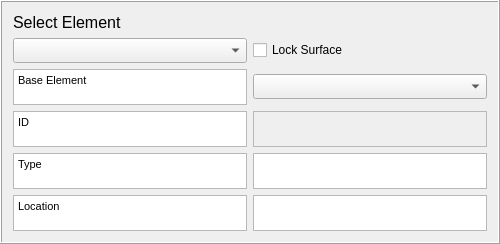
    <widget class="QFrame" name="frame1">
     <property name="sizePolicy">
      <sizepolicy hsizetype="Preferred" vsizetype="Preferred">
       <horstretch>0</horstretch>
       <verstretch>0</verstretch>
      </sizepolicy>
     </property>
     <property name="minimumSize">
      <size>
       <width>0</width>
       <height>190</height>
      </size>
     </property>
     <property name="maximumSize">
      <size>
       <width>500</width>
       <height>800</height>
      </size>
     </property>
     <property name="autoFillBackground">
      <bool>false</bool>
     </property>
     <property name="frameShape">
      <enum>QFrame::Box</enum>
     </property>
     <property name="frameShadow">
      <enum>QFrame::Raised</enum>
     </property>
     <layout class="QGridLayout" name="gridLayout_4">
      <item row="0" column="0">
       <widget class="QLabel" name="label_42">
        <property name="sizePolicy">
         <sizepolicy hsizetype="MinimumExpanding" vsizetype="Maximum">
          <horstretch>0</horstretch>
          <verstretch>0</verstretch>
         </sizepolicy>
        </property>
        <property name="text">
         <string>&lt;!DOCTYPE HTML PUBLIC &quot;-//W3C//DTD HTML 4.0//EN&quot; &quot;http://www.w3.org/TR/REC-html40/strict.dtd&quot;&gt;
&lt;html&gt;&lt;head&gt;&lt;meta name=&quot;qrichtext&quot; content=&quot;1&quot; /&gt;&lt;style type=&quot;text/css&quot;&gt;
p, li { white-space: pre-wrap; }
&lt;/style&gt;&lt;/head&gt;&lt;body style=&quot; font-family:'MS Shell Dlg 2'; font-size:8pt; font-weight:400; font-style:normal;&quot;&gt;
&lt;p style=&quot; margin-top:0px; margin-bottom:0px; margin-left:0px; margin-right:0px; -qt-block-indent:0; text-indent:0px;&quot;&gt;&lt;span style=&quot; font-size:12pt;&quot;&gt;Select Element&lt;/span&gt;&lt;/p&gt;&lt;/body&gt;&lt;/html&gt;</string>
        </property>
       </widget>
      </item>
      <item row="1" column="0">
       <widget class="QComboBox" name="comboBoxSurface">
        <property name="sizePolicy">
         <sizepolicy hsizetype="Expanding" vsizetype="Fixed">
          <horstretch>0</horstretch>
          <verstretch>0</verstretch>
         </sizepolicy>
        </property>
        <property name="minimumSize">
         <size>
          <width>0</width>
          <height>25</height>
         </size>
        </property>
        <property name="toolTip">
         <string/>
        </property>
        <item>
         <property name="text">
          <string/>
         </property>
        </item>
        <item>
         <property name="text">
          <string>Building</string>
         </property>
        </item>
        <item>
         <property name="text">
          <string>Paved</string>
         </property>
        </item>
        <item>
         <property name="text">
          <string>Evergreen Tree</string>
         </property>
        </item>
        <item>
         <property name="text">
          <string>Decidous Tree</string>
         </property>
        </item>
        <item>
         <property name="text">
          <string>Grass</string>
         </property>
        </item>
        <item>
         <property name="text">
          <string>Bare Soil</string>
         </property>
        </item>
        <item>
         <property name="text">
          <string>Water</string>
         </property>
        </item>
       </widget>
      </item>
      <item row="1" column="1">
       <widget class="QCheckBox" name="checkBoxA">
        <property name="sizePolicy">
         <sizepolicy hsizetype="Preferred" vsizetype="Fixed">
          <horstretch>0</horstretch>
          <verstretch>0</verstretch>
         </sizepolicy>
        </property>
        <property name="text">
         <string>Lock Surface</string>
        </property>
       </widget>
      </item>
      <item row="2" column="0">
       <widget class="QTextBrowser" name="textBrowserID_2">
        <property name="sizePolicy">
         <sizepolicy hsizetype="Expanding" vsizetype="Fixed">
          <horstretch>0</horstretch>
          <verstretch>0</verstretch>
         </sizepolicy>
        </property>
        <property name="minimumSize">
         <size>
          <width>0</width>
          <height>36</height>
         </size>
        </property>
        <property name="maximumSize">
         <size>
          <width>16777215</width>
          <height>36</height>
         </size>
        </property>
        <property name="html">
         <string>&lt;!DOCTYPE HTML PUBLIC &quot;-//W3C//DTD HTML 4.0//EN&quot; &quot;http://www.w3.org/TR/REC-html40/strict.dtd&quot;&gt;
&lt;html&gt;&lt;head&gt;&lt;meta name=&quot;qrichtext&quot; content=&quot;1&quot; /&gt;&lt;style type=&quot;text/css&quot;&gt;
p, li { white-space: pre-wrap; }
&lt;/style&gt;&lt;/head&gt;&lt;body style=&quot; font-family:'MS Shell Dlg 2'; font-size:8pt; font-weight:400; font-style:normal;&quot;&gt;
&lt;p style=&quot; margin-top:0px; margin-bottom:0px; margin-left:0px; margin-right:0px; -qt-block-indent:0; text-indent:0px;&quot;&gt;Base Element&lt;/p&gt;&lt;/body&gt;&lt;/html&gt;</string>
        </property>
       </widget>
      </item>
      <item row="2" column="1">
       <widget class="QComboBox" name="comboBoxSurface_2">
        <property name="sizePolicy">
         <sizepolicy hsizetype="Expanding" vsizetype="Fixed">
          <horstretch>0</horstretch>
          <verstretch>0</verstretch>
         </sizepolicy>
        </property>
        <property name="minimumSize">
         <size>
          <width>0</width>
          <height>25</height>
         </size>
        </property>
        <property name="toolTip">
         <string/>
        </property>
        <item>
         <property name="text">
          <string/>
         </property>
        </item>
        <item>
         <property name="text">
          <string>Building</string>
         </property>
        </item>
        <item>
         <property name="text">
          <string>Paved</string>
         </property>
        </item>
        <item>
         <property name="text">
          <string>Evergreen Tree</string>
         </property>
        </item>
        <item>
         <property name="text">
          <string>Decidous Tree</string>
         </property>
        </item>
        <item>
         <property name="text">
          <string>Grass</string>
         </property>
        </item>
        <item>
         <property name="text">
          <string>Bare Soil</string>
         </property>
        </item>
        <item>
         <property name="text">
          <string>Water</string>
         </property>
        </item>
       </widget>
      </item>
      <item row="3" column="0">
       <widget class="QTextBrowser" name="textBrowserID_1">
        <property name="sizePolicy">
         <sizepolicy hsizetype="Expanding" vsizetype="Fixed">
          <horstretch>0</horstretch>
          <verstretch>0</verstretch>
         </sizepolicy>
        </property>
        <property name="minimumSize">
         <size>
          <width>0</width>
          <height>36</height>
         </size>
        </property>
        <property name="maximumSize">
         <size>
          <width>16777215</width>
          <height>36</height>
         </size>
        </property>
        <property name="html">
         <string>&lt;!DOCTYPE HTML PUBLIC &quot;-//W3C//DTD HTML 4.0//EN&quot; &quot;http://www.w3.org/TR/REC-html40/strict.dtd&quot;&gt;
&lt;html&gt;&lt;head&gt;&lt;meta name=&quot;qrichtext&quot; content=&quot;1&quot; /&gt;&lt;style type=&quot;text/css&quot;&gt;
p, li { white-space: pre-wrap; }
&lt;/style&gt;&lt;/head&gt;&lt;body style=&quot; font-family:'MS Shell Dlg 2'; font-size:8pt; font-weight:400; font-style:normal;&quot;&gt;
&lt;p style=&quot; margin-top:0px; margin-bottom:0px; margin-left:0px; margin-right:0px; -qt-block-indent:0; text-indent:0px;&quot;&gt;ID&lt;/p&gt;&lt;/body&gt;&lt;/html&gt;</string>
        </property>
       </widget>
      </item>
      <item row="3" column="1">
       <widget class="QTextBrowser" name="textBrowserNewID">
        <property name="enabled">
         <bool>false</bool>
        </property>
        <property name="sizePolicy">
         <sizepolicy hsizetype="Expanding" vsizetype="Expanding">
          <horstretch>0</horstretch>
          <verstretch>0</verstretch>
         </sizepolicy>
        </property>
        <property name="minimumSize">
         <size>
          <width>0</width>
          <height>36</height>
         </size>
        </property>
        <property name="maximumSize">
         <size>
          <width>16777215</width>
          <height>36</height>
         </size>
        </property>
        <property name="html">
         <string>&lt;!DOCTYPE HTML PUBLIC &quot;-//W3C//DTD HTML 4.0//EN&quot; &quot;http://www.w3.org/TR/REC-html40/strict.dtd&quot;&gt;
&lt;html&gt;&lt;head&gt;&lt;meta name=&quot;qrichtext&quot; content=&quot;1&quot; /&gt;&lt;style type=&quot;text/css&quot;&gt;
p, li { white-space: pre-wrap; }
&lt;/style&gt;&lt;/head&gt;&lt;body style=&quot; font-family:'MS Shell Dlg 2'; font-size:8pt; font-weight:400; font-style:normal;&quot;&gt;
&lt;p style=&quot;-qt-paragraph-type:empty; margin-top:0px; margin-bottom:0px; margin-left:0px; margin-right:0px; -qt-block-indent:0; text-indent:0px; font-size:12pt;&quot;&gt;&lt;br /&gt;&lt;/p&gt;&lt;/body&gt;&lt;/html&gt;</string>
        </property>
       </widget>
      </item>
      <item row="4" column="0">
       <widget class="QTextBrowser" name="textBrowser_Type">
        <property name="sizePolicy">
         <sizepolicy hsizetype="Expanding" vsizetype="Fixed">
          <horstretch>0</horstretch>
          <verstretch>0</verstretch>
         </sizepolicy>
        </property>
        <property name="minimumSize">
         <size>
          <width>0</width>
          <height>36</height>
         </size>
        </property>
        <property name="maximumSize">
         <size>
          <width>16777215</width>
          <height>36</height>
         </size>
        </property>
        <property name="html">
         <string>&lt;!DOCTYPE HTML PUBLIC &quot;-//W3C//DTD HTML 4.0//EN&quot; &quot;http://www.w3.org/TR/REC-html40/strict.dtd&quot;&gt;
&lt;html&gt;&lt;head&gt;&lt;meta name=&quot;qrichtext&quot; content=&quot;1&quot; /&gt;&lt;style type=&quot;text/css&quot;&gt;
p, li { white-space: pre-wrap; }
&lt;/style&gt;&lt;/head&gt;&lt;body style=&quot; font-family:'MS Shell Dlg 2'; font-size:8pt; font-weight:400; font-style:normal;&quot;&gt;
&lt;p style=&quot; margin-top:0px; margin-bottom:0px; margin-left:0px; margin-right:0px; -qt-block-indent:0; text-indent:0px;&quot;&gt;Type&lt;/p&gt;&lt;/body&gt;&lt;/html&gt;</string>
        </property>
       </widget>
      </item>
      <item row="4" column="1">
       <widget class="QTextEdit" name="comboBox_Type">
        <property name="sizePolicy">
         <sizepolicy hsizetype="Expanding" vsizetype="Fixed">
          <horstretch>0</horstretch>
          <verstretch>0</verstretch>
         </sizepolicy>
        </property>
        <property name="minimumSize">
         <size>
          <width>0</width>
          <height>36</height>
         </size>
        </property>
        <property name="maximumSize">
         <size>
          <width>16777215</width>
          <height>36</height>
         </size>
        </property>
       </widget>
      </item>
      <item row="5" column="0">
       <widget class="QTextBrowser" name="textBrowser_Loc">
        <property name="sizePolicy">
         <sizepolicy hsizetype="Expanding" vsizetype="Fixed">
          <horstretch>0</horstretch>
          <verstretch>0</verstretch>
         </sizepolicy>
        </property>
        <property name="minimumSize">
         <size>
          <width>0</width>
          <height>36</height>
         </size>
        </property>
        <property name="maximumSize">
         <size>
          <width>16777215</width>
          <height>36</height>
         </size>
        </property>
        <property name="html">
         <string>&lt;!DOCTYPE HTML PUBLIC &quot;-//W3C//DTD HTML 4.0//EN&quot; &quot;http://www.w3.org/TR/REC-html40/strict.dtd&quot;&gt;
&lt;html&gt;&lt;head&gt;&lt;meta name=&quot;qrichtext&quot; content=&quot;1&quot; /&gt;&lt;style type=&quot;text/css&quot;&gt;
p, li { white-space: pre-wrap; }
&lt;/style&gt;&lt;/head&gt;&lt;body style=&quot; font-family:'MS Shell Dlg 2'; font-size:8pt; font-weight:400; font-style:normal;&quot;&gt;
&lt;p style=&quot; margin-top:0px; margin-bottom:0px; margin-left:0px; margin-right:0px; -qt-block-indent:0; text-indent:0px;&quot;&gt;Location&lt;/p&gt;&lt;/body&gt;&lt;/html&gt;</string>
        </property>
       </widget>
      </item>
      <item row="5" column="1">
       <widget class="QTextEdit" name="comboBox_Loc">
        <property name="sizePolicy">
         <sizepolicy hsizetype="Expanding" vsizetype="Fixed">
          <horstretch>0</horstretch>
          <verstretch>0</verstretch>
         </sizepolicy>
        </property>
        <property name="minimumSize">
         <size>
          <width>0</width>
          <height>36</height>
         </size>
        </property>
        <property name="maximumSize">
         <size>
          <width>16777215</width>
          <height>36</height>
         </size>
        </property>
       </widget>
      </item>
     </layout>
    </widget>
